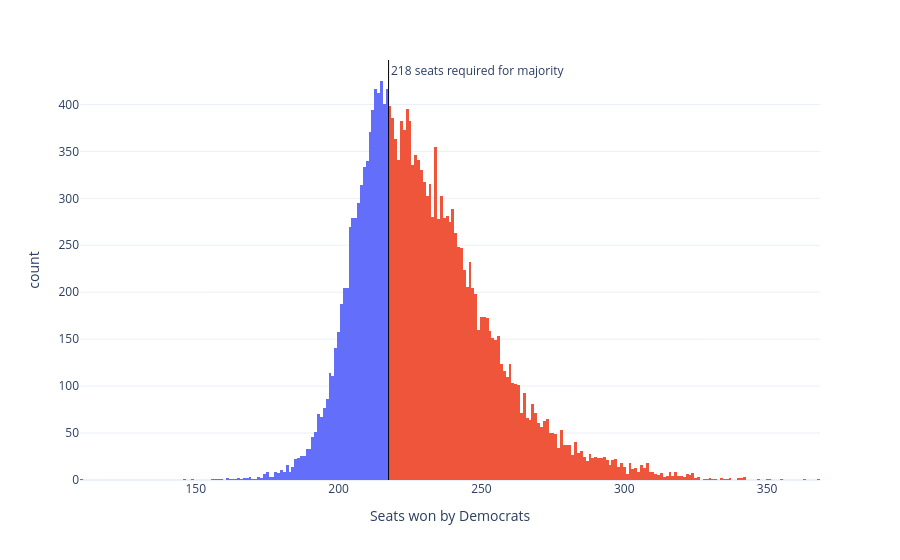

Notebook code cell kept with this figure:
### Code cell
sims_hist = px.histogram(seat_sims, x='seats', nbins=np.unique(seat_sims['seats']).shape[0]*2, color='winner', 
                         labels={'seats':'Seats won by Democrats', 'winner': 'Winner'}, template='plotly_white')
sims_hist.update_traces(showlegend=False)
sims_hist.add_vline(x=217.5, line_width=1, line_color='black', annotation_text='218 seats required for majority', 
                    annotation_position='top right')
sims_hist

### Figure 1 — Plotly figure (JSON) as saved in the notebook; plotly's stock layout.template omitted (floating-point values rounded to 4 significant figures; data arrays with more than 128 entries replaced by an {"elided": "..."} marker saying what was removed)
{"data": [{"bingroup": "x", "hovertemplate": "Winner=Republicans<br>Seats won by Democrats=%{x}<br>count=%{y}<extra></extra>", "legendgroup": "Republicans", "marker": {"color": "#636efa", "pattern": {"shape": ""}}, "name": "Republicans", "nbinsx": 382, "orientation": "v", "showlegend": false, "type": "histogram", "x": {"elided": "6751 int values"}, "xaxis": "x", "yaxis": "y"}, {"bingroup": "x", "hovertemplate": "Winner=Democrats<br>Seats won by Democrats=%{x}<br>count=%{y}<extra></extra>", "legendgroup": "Democrats", "marker": {"color": "#EF553B", "pattern": {"shape": ""}}, "name": "Democrats", "nbinsx": 382, "orientation": "v", "showlegend": false, "type": "histogram", "x": {"elided": "13249 int values"}, "xaxis": "x", "yaxis": "y"}], "layout": {"annotations": [{"showarrow": false, "text": "218 seats required for majority", "x": 217.5, "xanchor": "left", "xref": "x", "y": 1, "yanchor": "top", "yref": "y domain"}], "barmode": "relative", "legend": {"title": {"text": "Winner"}, "tracegroupgap": 0}, "margin": {"t": 60}, "shapes": [{"line": {"color": "black", "width": 1}, "type": "line", "x0": 217.5, "x1": 217.5, "xref": "x", "y0": 0, "y1": 1, "yref": "y domain"}], "xaxis": {"anchor": "y", "domain": [0, 1], "title": {"text": "Seats won by Democrats"}}, "yaxis": {"anchor": "x", "domain": [0, 1], "title": {"text": "count"}}}}
